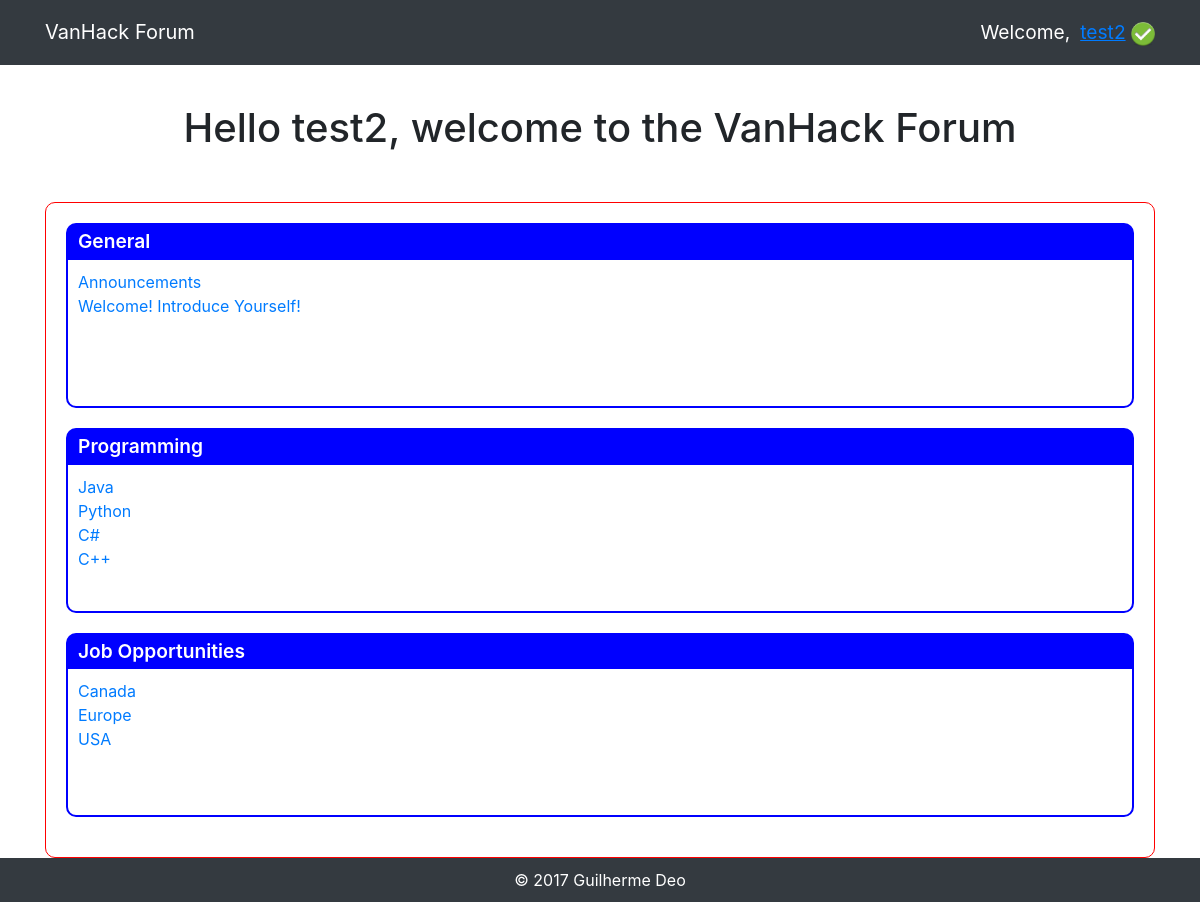
The page /forum/ (signed in) on the database its author committed.
### forum/models.py (models this page shows)
class Profile(models.Model):
	user 			= models.OneToOneField(User, on_delete=models.CASCADE)
	user_image		= models.ImageField(upload_to = 'users/images/', default = 'users/default/default_img.jpg')

class Section(models.Model):
	def __str__(self):
		return self.section_title
	section_title	= models.CharField(primary_key = True, unique = True, max_length = 50)

class Subsection(models.Model):
	def __str__(self):
		return self.subsection_title
	subsection_title	= models.CharField(max_length = 50)
	subsection_section	= models.ForeignKey(
							'Section',
							on_delete = models.CASCADE,
	)

### forum/views.py (the view)
# urls.py: path('', views.index, name='index'),
def index(request):
	sections = get_list_or_404(Section)
	return render(request, 'forum/index.html', {'sections': sections})

### forum/templates/forum/index.html
{% extends 'forum/base.html' %}
{% block content %}
      <div class="row">
        <div class="col-lg-12 text-center">
		{% if not user.is_authenticated %}
          <h1 class="mt-5">Welcome to the VanHack Forum</h1>
          <p class="lead">You are free to look around, but please register or sign in if you wish to start a discussion!</p>
		{% else %}
		  <h1 class="mt-5" style="margin-bottom: 50px;">Hello {{ user }}, welcome to the VanHack Forum</h1>
		{% endif %}
        </div>
      </div>
	  <div id="forumBoard">
	    {% for section in sections %}
			<div class="sectionHeader">
				{{ section }}
			</div>
			<div class="forumSection">
			{% for subsection in section.subsection_set.all %}
				<div>
					<a href="/forum/{{ subsection.id }}/{{ subsection.subsection_title }}">{{ subsection }}</a>
				</div>
			{% endfor %}
			</div>
		{% endfor %}
	  </div>
{% endblock %}

### forum/templates/forum/base.html (shortened to what this page needs)
<!DOCTYPE html>
{% load static %}
<html lang="en">
  <head>
	<link href="{% static 'bootstrap/css/bootstrap.min.css' %}" rel="stylesheet">
	<link href="{% static 'css/custom.css' %}" rel="stylesheet">
  </head>
  <body>
    <nav class="navbar navbar-expand-lg navbar-dark bg-dark fixed-top">
      <div class="container">
        <a class="navbar-brand" href="/forum">VanHack Forum</a>
        <div class="collapse navbar-collapse" id="navbarResponsive">
          <ul class="navbar-nav ml-auto">
		  {% if not user.is_authenticated %}
		  <form action="/forum/login/" method="post">
			{% csrf_token %}
            <span class="headerText">Login:</span>
            <input id="loginInput" class="headerInput" type="text" name="username" size="12">
            <span class="headerText">Password:</span>
            <input id="passwordInput" class="headerInput" type="password" name="password" size="12">
			<input id="signInButton" class="headerButton btn btn-primary btn-sm" type="submit" value="Sign In">
		  </form>
		  <li>
			<a href="/forum/signup"><input id="signUpButton" class="headerButton btn btn-danger btn-sm" type="submit" value="Sign Up"></a>
		  </li>
		  {% else %}
			<span class="headerText">Welcome, </span>
			<div class="dropDown">
			<a href="/forum/user/{{ user }}/">
			<span class="dropItem"><span style="text-decoration: underline;">{{ user }}</span>
			<img id="userIcon" src="/forum/media/{{ user.profile.user_image }}" alt="User Icon" height="24" width="24">
			</span>
			</a>
			</div>
		  {% endif %}
          </ul>
        </div>
      </div>
    </nav>
    <div class="container">
	{% block content %}
    {% endblock %}
	</div>
	<div id="baseFooter">
		<div class="container">
			© 2017 Guilherme Deo
		</div>
	</div>
  </body>
</html>

### forum/static/css/custom.css (style rules this page uses)
html { height: 100%; }
body { display: flex; flex-direction: column; height: 100%; }
.headerText { color: white; font-size: 1.2em; vertical-align: middle; padding: 10px; }
.dropDown { color: white; font-size: 1.2em; margin-top: 10px; }
.dropItem { cursor: pointer; }
#forumBoard { width: 100%; padding: 20px; border: 1px solid red; border-radius: 10px; }
.forumSection { width: 100%; height: 150px; padding: 10px; border: 2px solid blue; border-bottom-left-radius: 10px; border-bottom-right-radius: 10px; margin-bottom: 20px; }
.sectionHeader { width: 100%; padding: 2px; color: white; font-size: 1.2em; font-weight: 600; padding-left: 10px; background-color: blue; border: 2px solid blue; border-bottom: 0px; border-top-left-radius: 10px; border-top-right-radius: 10px; }
#baseFooter { background-color: #343a40; width: 100%; margin-top: auto; color: white; padding: 10px; text-align: center; position: relative; }

### forum/templates/forum/base.html (style rules this page uses)
body { padding-top: 54px; }
@media (min-width: 992px) { body { padding-top: 56px; } }

### rows shown on the page
Section: section_title "General"
Subsection: subsection_title "Announcements"
Subsection: subsection_title "Welcome! Introduce Yourself!"
Section: section_title "Programming"
Subsection: subsection_title "Java"
Subsection: subsection_title "Python"
Subsection: subsection_title "C#"
Subsection: subsection_title "C++"
Section: section_title "Job Opportunities"
Subsection: subsection_title "Canada"
Subsection: subsection_title "Europe"
Subsection: subsection_title "USA"

### other values the page prints
{{ user }} "test2"
